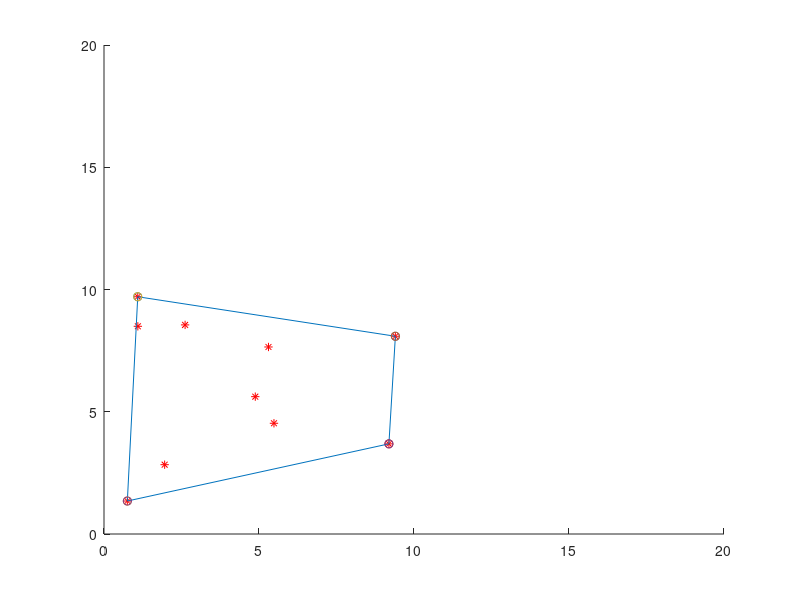

Recreate this plot in MATLAB.
%example
%convex hull perfect drwn boundary
%P=[4,7;2,8;3,9;4,2;7,3;5,5];
hold on;
axis([0 20 0 20]);
PP1=rand(10,2)*10;
SZ2=size(PP1);
ss1=[];
ii2=1;
XM=PP1(:,1);
YM=PP1(:,2);
plot(XM,YM,'r*');
for i=1:SZ2(:,1)
    %kk=0;
for j=i+1:SZ2(:,1)
    q1=PP1(i,:);
    q2=PP1(j,:);
    tst1=0;
    tst2=0;
    tst3=0;
    lh=line([q1(1,1),q2(1,1)],[q1(1,2),q2(1,2)]);
    pause(2);
    if ~isequal(q1,q2)
    for k=1:SZ2(:,1)
    q3=PP1(k,:);
    X=q3(1,1);
    Y=q3(1,2);
    q3=(Y-q1(1,2))*(q1(1,1)-q2(1,1))-(q1(1,2)-q2(1,2))*(X-q1(1,1));
    if q3==0
        tst1=tst1+1;
        %disp(sprintf('OK__%d',k));
    else if q3<0
        
        tst2=tst2+1;
            %disp(sprintf('left__%d',k));
        else if q3>0
                
                tst3=tst3+1;
                %disp(sprintf('right__%d',k));
            end
        end
    end
    end%end of k
    end% end of if
    if ((tst2~=0)&&(tst3~=0)&&(tst1~=0))||((tst2~=0)&&(tst3~=0)&&(tst1==0))
        %do nothing
        delete(lh);
    else
        %disp(q2);
       % hold on;
        %axis([0 20 0 20]);
       %scatter(q2(1,1),q2(1,2));
       %if i==2
           xm=[q1(:,1),q2(:,1)];
           xy=[q1(:,2),q2(:,2)];
       %subplot(2,3,ii2);    
      % line(xm,xy);
       %ii2=ii2+1;
       scatter(xm,xy);
       pause(2);
       %end
    end
   % disp('---------------------------------');
end%end of j 
%disp('+++++++++++++++++++++++++++++++++++++++++++++++++++++++');
end
